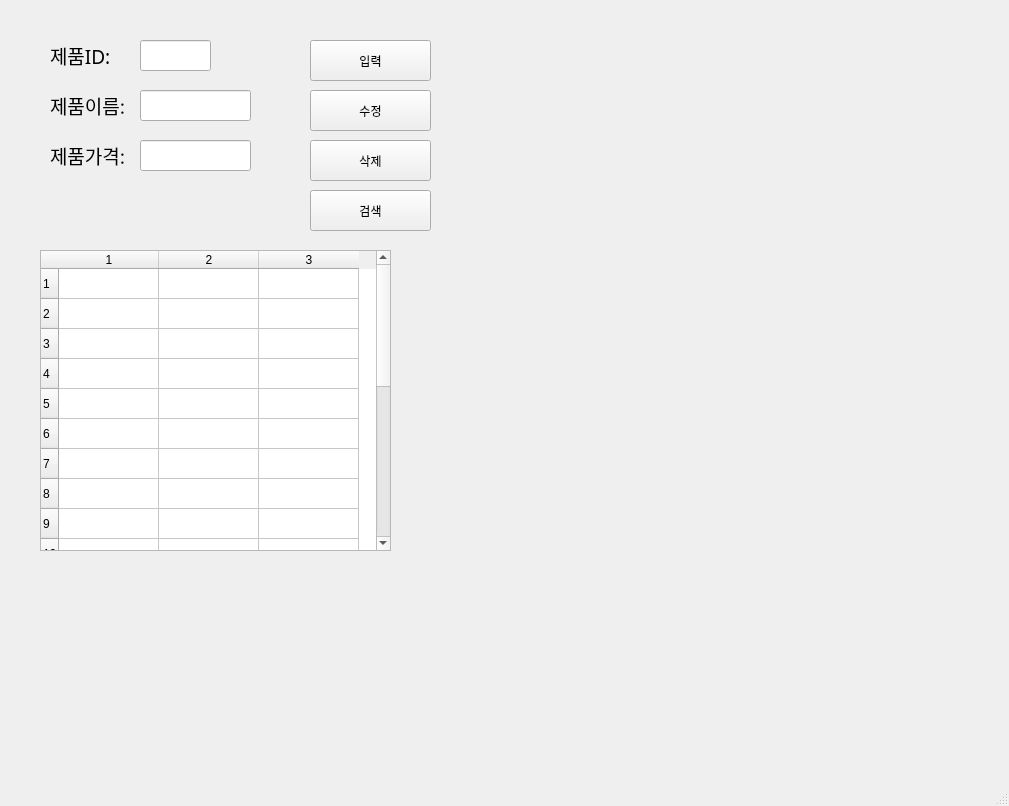
<?xml version="1.0" encoding="UTF-8"?>
<ui version="4.0">
 <class>MainWindow</class>
 <widget class="QMainWindow" name="MainWindow">
  <property name="geometry">
   <rect>
    <x>0</x>
    <y>0</y>
    <width>1009</width>
    <height>806</height>
   </rect>
  </property>
  <property name="windowTitle">
   <string>MainWindow</string>
  </property>
  <widget class="QWidget" name="centralwidget">
   <widget class="QLabel" name="label">
    <property name="geometry">
     <rect>
      <x>50</x>
      <y>40</y>
      <width>81</width>
      <height>31</height>
     </rect>
    </property>
    <property name="font">
     <font>
      <family>맑은 고딕</family>
      <pointsize>14</pointsize>
     </font>
    </property>
    <property name="text">
     <string>제품ID:</string>
    </property>
   </widget>
   <widget class="QLabel" name="label_2">
    <property name="geometry">
     <rect>
      <x>50</x>
      <y>90</y>
      <width>81</width>
      <height>31</height>
     </rect>
    </property>
    <property name="font">
     <font>
      <family>맑은 고딕</family>
      <pointsize>14</pointsize>
     </font>
    </property>
    <property name="text">
     <string>제품이름:</string>
    </property>
   </widget>
   <widget class="QLabel" name="label_3">
    <property name="geometry">
     <rect>
      <x>50</x>
      <y>140</y>
      <width>81</width>
      <height>31</height>
     </rect>
    </property>
    <property name="font">
     <font>
      <family>맑은 고딕</family>
      <pointsize>14</pointsize>
     </font>
    </property>
    <property name="text">
     <string>제품가격:</string>
    </property>
   </widget>
   <widget class="QLineEdit" name="prodID">
    <property name="geometry">
     <rect>
      <x>140</x>
      <y>40</y>
      <width>71</width>
      <height>31</height>
     </rect>
    </property>
   </widget>
   <widget class="QLineEdit" name="prodName">
    <property name="geometry">
     <rect>
      <x>140</x>
      <y>90</y>
      <width>111</width>
      <height>31</height>
     </rect>
    </property>
   </widget>
   <widget class="QLineEdit" name="prodPrice">
    <property name="geometry">
     <rect>
      <x>140</x>
      <y>140</y>
      <width>111</width>
      <height>31</height>
     </rect>
    </property>
   </widget>
   <widget class="QPushButton" name="pushButton">
    <property name="geometry">
     <rect>
      <x>310</x>
      <y>40</y>
      <width>121</width>
      <height>41</height>
     </rect>
    </property>
    <property name="text">
     <string>입력</string>
    </property>
   </widget>
   <widget class="QPushButton" name="pushButton_2">
    <property name="geometry">
     <rect>
      <x>310</x>
      <y>90</y>
      <width>121</width>
      <height>41</height>
     </rect>
    </property>
    <property name="text">
     <string>수정</string>
    </property>
   </widget>
   <widget class="QPushButton" name="pushButton_3">
    <property name="geometry">
     <rect>
      <x>310</x>
      <y>140</y>
      <width>121</width>
      <height>41</height>
     </rect>
    </property>
    <property name="text">
     <string>삭제</string>
    </property>
   </widget>
   <widget class="QPushButton" name="pushButton_4">
    <property name="geometry">
     <rect>
      <x>310</x>
      <y>190</y>
      <width>121</width>
      <height>41</height>
     </rect>
    </property>
    <property name="text">
     <string>검색</string>
    </property>
   </widget>
   <widget class="QTableWidget" name="tableWidget">
    <property name="geometry">
     <rect>
      <x>40</x>
      <y>250</y>
      <width>351</width>
      <height>301</height>
     </rect>
    </property>
    <property name="rowCount">
     <number>20</number>
    </property>
    <property name="columnCount">
     <number>3</number>
    </property>
    <row/>
    <row/>
    <row/>
    <row/>
    <row/>
    <row/>
    <row/>
    <row/>
    <row/>
    <row/>
    <row/>
    <row/>
    <row/>
    <row/>
    <row/>
    <row/>
    <row/>
    <row/>
    <row/>
    <row/>
    <column/>
    <column/>
    <column/>
   </widget>
  </widget>
  <widget class="QMenuBar" name="menubar">
   <property name="geometry">
    <rect>
     <x>0</x>
     <y>0</y>
     <width>1009</width>
     <height>21</height>
    </rect>
   </property>
  </widget>
  <widget class="QStatusBar" name="statusbar"/>
 </widget>
 <resources/>
 <connections>
  <connection>
   <sender>pushButton</sender>
   <signal>clicked()</signal>
   <receiver>MainWindow</receiver>
   <slot>addProduct()</slot>
   <hints>
    <hint type="sourcelabel">
     <x>394</x>
     <y>72</y>
    </hint>
    <hint type="destinationlabel">
     <x>470</x>
     <y>95</y>
    </hint>
   </hints>
  </connection>
  <connection>
   <sender>pushButton_2</sender>
   <signal>clicked()</signal>
   <receiver>MainWindow</receiver>
   <slot>updateProduct()</slot>
   <hints>
    <hint type="sourcelabel">
     <x>418</x>
     <y>129</y>
    </hint>
    <hint type="destinationlabel">
     <x>470</x>
     <y>136</y>
    </hint>
   </hints>
  </connection>
  <connection>
   <sender>pushButton_3</sender>
   <signal>clicked()</signal>
   <receiver>MainWindow</receiver>
   <slot>removeProduct()</slot>
   <hints>
    <hint type="sourcelabel">
     <x>409</x>
     <y>175</y>
    </hint>
    <hint type="destinationlabel">
     <x>469</x>
     <y>183</y>
    </hint>
   </hints>
  </connection>
  <connection>
   <sender>pushButton_4</sender>
   <signal>clicked()</signal>
   <receiver>MainWindow</receiver>
   <slot>getProduct()</slot>
   <hints>
    <hint type="sourcelabel">
     <x>406</x>
     <y>219</y>
    </hint>
    <hint type="destinationlabel">
     <x>471</x>
     <y>229</y>
    </hint>
   </hints>
  </connection>
 </connections>
 <slots>
  <slot>addProduct()</slot>
  <slot>updateProduct()</slot>
  <slot>removeProduct()</slot>
  <slot>getProduct()</slot>
 </slots>
</ui>
